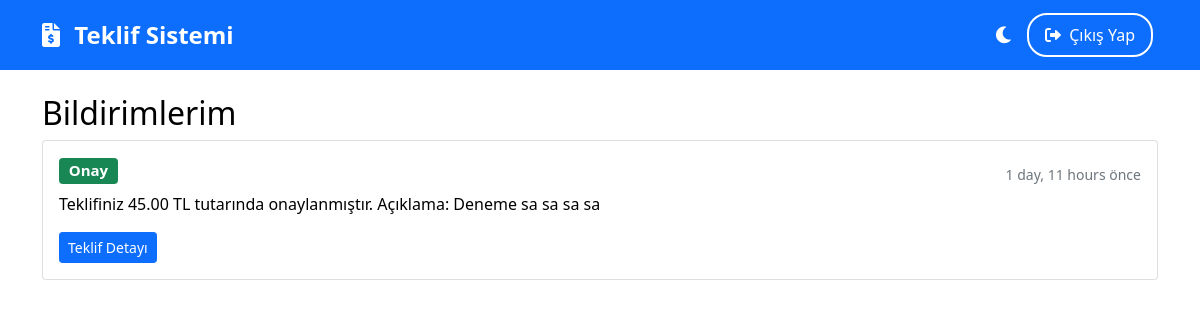
The page /bildirimler/ (signed in) on the database its author committed.
### musteri/models.py (models this page shows, shortened)
class Bildirim(models.Model):
    BILDIRIM_TIPLERI = [
        ('ONAY', 'Onay'),
        ('RED', 'Red'),
        ('REVIZYON', 'Revizyon'),
    ]
    musteri = models.ForeignKey('Musteri', on_delete=models.CASCADE)
    teklif = models.ForeignKey('teklifler.Teklif', on_delete=models.CASCADE)
    tip = models.CharField(max_length=20, choices=BILDIRIM_TIPLERI)
    mesaj = models.TextField()
    okundu = models.BooleanField(default=False)
    created_at = models.DateTimeField(default=timezone.now)
    class Meta:
        ordering = ['-created_at']
        verbose_name = 'Bildirim'
        verbose_name_plural = 'Bildirimler'

### musteri/views.py (the view)
# urls.py: path('bildirimler/', bildirimler, name='bildirimler'),
@login_required
def bildirimler(request):
    try:
        musteri = request.user.musteri_set.first()
        if not musteri:
            return redirect('anasayfa')
        bildirimler = Bildirim.objects.filter(musteri=musteri, okundu=False)
        return render(request, 'musteri/bildirimler.html', {
            'bildirimler': bildirimler
        })
    except Exception as e:
        logger.error(f"Hata: {str(e)}")
        return JsonResponse({'error': 'Bir hata oluştu'}, status=500)

### templates/musteri/bildirimler.html
{% extends 'base.html' %}
{% block content %}
<div class="container mt-4">
    <h2>Bildirimlerim</h2>
    <div class="row">
        <div class="col-12">
            {% for bildirim in bildirimler %}
            <div class="card mb-3">
                <div class="card-body">
                    <div class="d-flex justify-content-between align-items-center">
                        <h5 class="card-title">
                            <span class="badge {% if bildirim.tip == 'ONAY' %}bg-success
                                           {% elif bildirim.tip == 'RED' %}bg-danger
                                           {% else %}bg-warning{% endif %}">
                                {{ bildirim.get_tip_display }}
                            </span>
                        </h5>
                        <small class="text-muted">{{ bildirim.created_at|timesince }} önce</small>
                    </div>
                    <p class="card-text">{{ bildirim.mesaj }}</p>
                    <a href="#" class="btn btn-sm btn-primary">Teklif Detayı</a>
                </div>
            </div>
            {% empty %}
            <div class="alert alert-info">
                Henüz okunmamış bildiriminiz bulunmuyor.
            </div>
            {% endfor %}
        </div>
    </div>
</div>
{% endblock %}

### templates/base.html (style rules this page uses)
:root[data-theme="light"] { --bg-color: #ffffff; --text-color: #000000; --navbar-bg: #0d6efd; --navbar-text: #ffffff; --card-bg: #ffffff; --card-border: rgba(0,0,0,0.125); --table-text: #000000; --table-bg: #ffffff; --table-border: #dee2e6; --table-hover: rgba(0,0,0,0.075); --input-bg: #ffffff; --input-text: #000000; --input-border: #ced4da; --input-focus: #80bdff; --label-text: #212529; }
body { background-color: var(--bg-color); color: var(--text-color); transition: background-color 0.3s ease, color 0.3s ease; }
.card { background-color: var(--card-bg); border-color: var(--card-border); }

### rows shown on the page
Bildirim: tip "Onay", created_at "1 day, 11 hours", mesaj "Teklifiniz 45.00 TL tutarında onaylanmıştır. Açıklama: Deneme sa sa sa sa"
